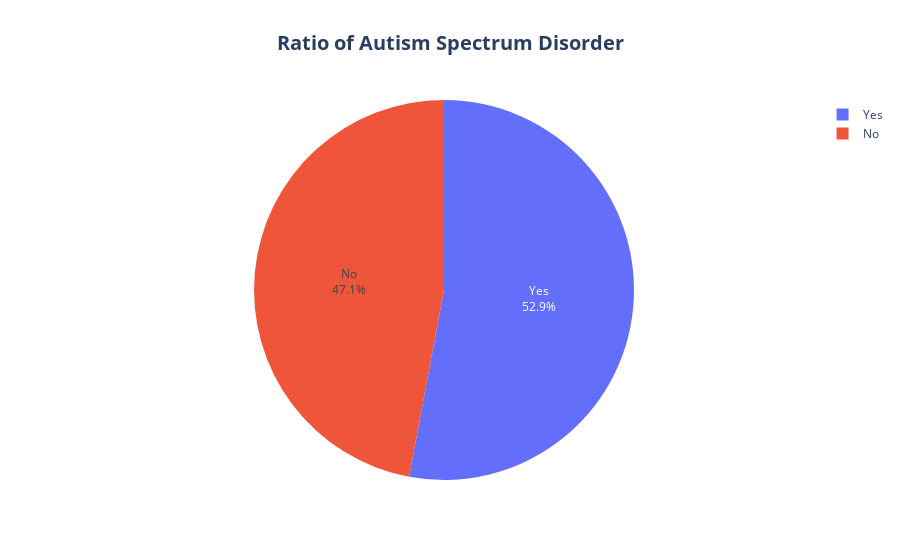

Source (notebook cell):
### Markdown cell above
### 시각화

### Code cell
import plotly.express as px
fig = px.pie(df, names = "ASD_traits",
             title = "<b>Ratio of Autism Spectrum Disorder</b>")

fig.update_traces(textposition='inside',
                  textinfo = 'percent+label')

fig.update_layout(title_x = 0.5,
                  title_font = dict(size = 20),
                  uniformtext_minsize = 15)

fig.show()

### Figure 1 — Plotly figure (JSON) as saved in the notebook; plotly's stock layout.template omitted (floating-point values rounded to 4 significant figures; data arrays with more than 128 entries replaced by an {"elided": "..."} marker saying what was removed)
{"data": [{"domain": {"x": [0, 1], "y": [0, 1]}, "hovertemplate": "ASD_traits=%{label}<extra></extra>", "labels": {"elided": "1923 str values"}, "legendgroup": "", "name": "", "showlegend": true, "textinfo": "percent+label", "textposition": "inside", "type": "pie"}], "layout": {"legend": {"tracegroupgap": 0}, "title": {"font": {"size": 20}, "text": "<b>Ratio of Autism Spectrum Disorder</b>", "x": 0.5}, "uniformtext": {"minsize": 15}}}
